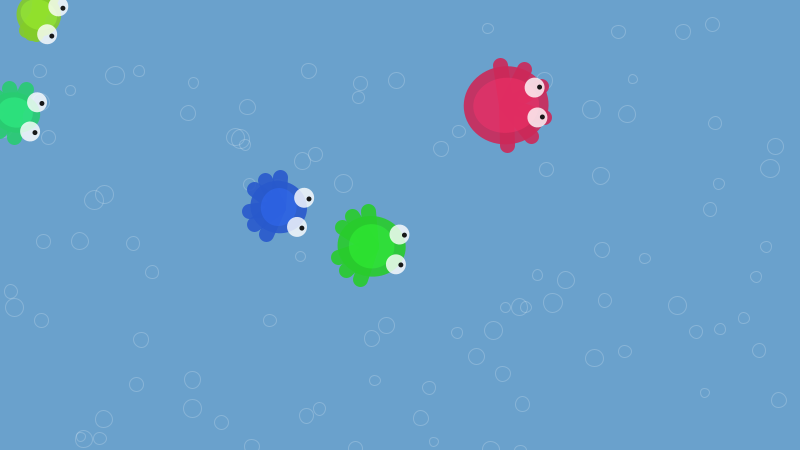
Frame 1 (no input)
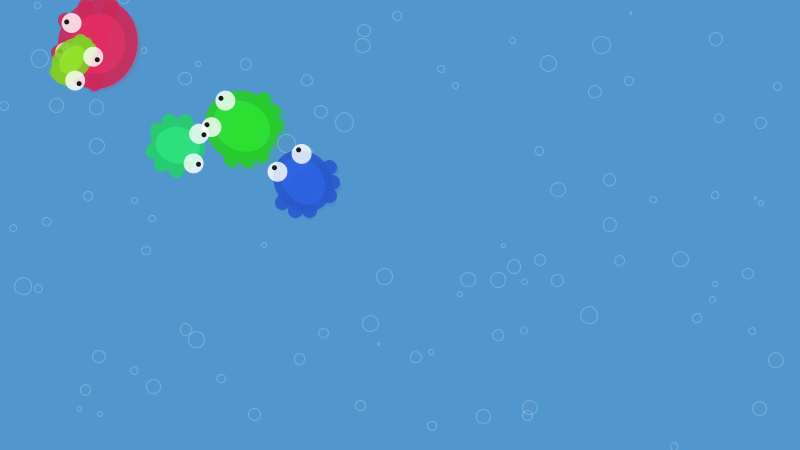
Frame 60 (the mouse pressed at the canvas centre just before this capture)
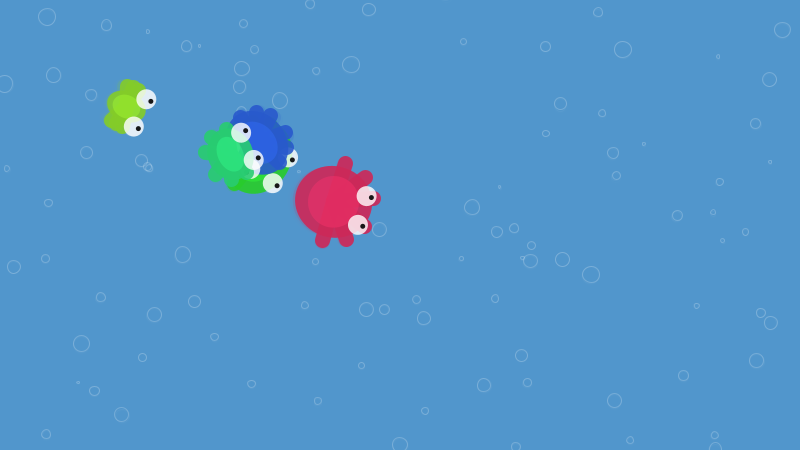
Frame 120 (the mouse held since frame 60 and released just before this capture)

The Processing sketch that drew these frames (run headless with seeded random() and noise(); from frame 60 on, the mouse is pressed at the canvas centre):

// Processing sketch: processing_55591
// ── processing_55591.pde

Bendas makhluks;

void setup() {
  size(800, 450);
  smooth();
  frameRate(30);
  colorMode(HSB, TWO_PI, 1.0, 1.0, 1.0);
  
  makhluks = new Bendas(5);
}

class Benda {
  PVector pos;
  PVector target;
  Benda targetBenda;
  
  float direction = 0;
  float distance = 0;
  float velocity = 0;
  float chue = 0;
  float size = 0;
  float phase = 0;
  
  float nextSpinTime = 0;
  float spin = 0;
  
  Benda(float xx, float yy, float vv, float hu, float sz) {
    pos = new PVector(xx, yy);
    target = new PVector(width / 2, height / 2);
    velocity = vv;
    
    chue = hu;
    size = sz;
    phase = random(0, TWO_PI);
    
    nextSpin(0);
    
    targetBenda = null;
  }
  
  void follow(float xx, float yy) {
    target.x = xx;
    target.y = yy;
  }
  
  void follow(Benda b) {
    targetBenda = b;
  }
  
  void nextSpin(float t) {
    nextSpinTime = t + random(5, 10);
    spin = random(-TWO_PI, TWO_PI);
  }
  
  void drawBody(float t) {
    fill(chue, 0.8, 0.8, 0.9);
    noStroke();
    ellipse(0, 0, size + 5 * sin(5 * t), size + 10 * cos(5 * t));
    
    fill(chue, 0.8, 1, 0.4);
    ellipse(0, 0, 0.7 * size + 10 * sin(5 * t), 0.7 * size + 5 * cos(5 * t));
  }
  
  void drawLeg(float length, float angle, float ph, float t) {
    float mo = 0.7 * sin(3 * (t - ph));
    float leftAngle = angle + mo;
    float rightAngle = PI - angle - mo;
    
    line(
      0, 0,
      length * sin(leftAngle),
      length * cos(leftAngle)
    );

    line(
      0, 0,
      length * sin(rightAngle),
      length * cos(rightAngle)
    );
  }
  
  void drawLegs(float t) {
    stroke(chue, 0.8, 0.8, 0.9);
    strokeWeight(15);
    
    drawLeg(size / 2, 0.5, 0.1, t);
    drawLeg(size / 2, 0, 0, t);
    drawLeg(size / 2, -0.5, -0.1, t);
  }
  
  void drawEyes(float t) {
    fill(0, 0, 1, 0.8);
    ellipse(3 * size / 8, 15, 20, 20);
    ellipse(3 * size / 8, -15, 20, 20);

    fill(0, 0, 0, 0.9);
    ellipse(3 * size / 8 + 5, 15, 5, 5);
    ellipse(3 * size / 8 + 5, -15, 5, 5);
  }
  
  void draw(float t) {
    pushMatrix();
    translate(pos.x, pos.y);
    rotate(direction + 0.2 * cos(t));

    drawLegs(t - phase);
    drawBody(t + phase);
    drawEyes(t);
    
    popMatrix();
  }
  
  void debugDraw(float theta, float distance, float dt) {
    println(direction +" "+ dt);

    stroke(#ff0000);
    strokeWeight(1);
    pushMatrix();
    translate(pos.x, pos.y);
    line(0, 0, distance * cos(theta), distance * sin(theta));
    rotate(direction);
    fill(0.5, 1, 1, 0.5);
    if (dt > 0)
      arc(0, 0, 150, 150, 0, dt);
    else
      arc(0, 0, 150, 150, dt, 0);
    stroke(#ffff00);
    line(0, 0, 100, 0);
    popMatrix();
  }
  
  void calc(float t) {
    if (targetBenda != null) {
      target.x = targetBenda.pos.x;
      target.y = targetBenda.pos.y;
    }
    else {
      target.x = mouseX;
      target.y = mouseY;
    }
    
    float theta = (atan2(target.y - pos.y, target.x - pos.x) + TWO_PI) % TWO_PI;
    distance = dist(target.x, target.y, pos.x, pos.y);
    
    float z = (theta - direction + 2 * TWO_PI) % TWO_PI;
    float dt = 0;
    if (t - nextSpinTime > 0) {
      if (t - nextSpinTime < 2) {
        dt = spin * z / TWO_PI;
      }
      else {
        nextSpin(t);
      }
    }
    else
    if (z > PI) {
      dt = z - TWO_PI;
    }
    else {
      dt = z;
    }
    
    //debugDraw(theta, distance, dt);
    
    if (abs(dt) > 0.1) {
      direction = (direction + 0.1 * dt + 2 * TWO_PI) % TWO_PI;
    }

    if (distance > velocity) {
      float v = velocity * distance / width * 2 + 0.2 * cos(5 * t);
      float dir = theta + 0.7 * cos(5 * t);
      
      pos.x += v * cos(dir);
      pos.y += v * sin(dir);
    }
  }
}

class Bendas extends ArrayList<Benda> {
  Bendas(int n) {
    for (int i = 0; i < n; i++) {
      Benda b = new Benda(
        random(0, width),
        random(0, height),
        12 - 2 * i,
        random(0, TWO_PI),
        80 - 10 * i
      );
      
      if (i > 0) {
        Benda p = this.get(i - 1);
        b.follow(p);
      }
      
      this.add(b);
    }
  }
  
  void draw(float t) {
    /*for (Iterator i = iterator(); i.hasNext(); ) {
      Benda b = (Benda) i.next();
      
      b.calc(t);
      b.draw(t);
    }*/
    
    for (int i = 0; i < this.size(); i++) {
      Benda b = this.get(i);
      b.calc(t);
      b.draw(t);
    }
  }
}

void draw() {
  float t = (float) millis() / 1000;
  
  hapus(t);
  
  bubbles(t);
  makhluks.draw(t);
}

void bubbles(float t) {
  
  randomSeed(1000);
  
  noFill();
  stroke(0, 0, 1, 0.2);
  strokeWeight(1);
  for (int i = 0; i < 100; i++) {
    float h = random(0.5, 4.1);
    float h2 = random(0.5, 4.1);
    float r = random(5, 15) + 4 * cos(h * t);
    float v = random(6, 45);
    
    ellipse(
      random(0, width) + 5 * cos(h2 * (t - h)),
      height - (random(0, height) + v * t) % (height + 40) + 20,
      r, r
    );
  }
}

void hapus(float t) {
  fill(3.6, 0.6, 0.8, 0.8);
  noStroke();
  rect(0, 0, width, height);
}
